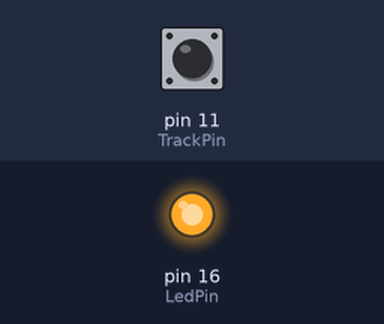
This program was run on a simulated Raspberry Pi (header pin numbers). On the bench: output pins drawn as LEDs (lit = HIGH). Inputs (shaded band) come from the test bench; at power-on: pin 11 (TrackPin) HIGH.

Above: at 1.2 s.
1.3 s: pin 11 (TrackPin) pulled LOW for 0.15 s
At 1.37 s:
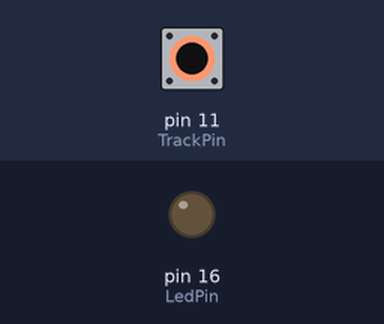
2.9 s: pin 11 (TrackPin) pulled LOW for 3.2 s
At 7.5 s:
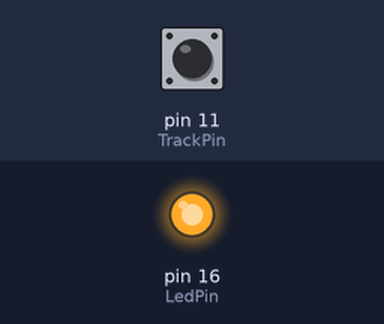
Timing chart, 0 to 9.0 s (numbered marks = the images above; inputs shaded):
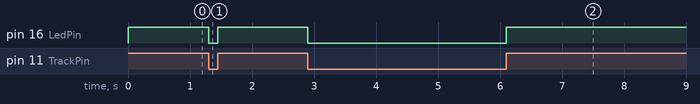

Measured:
- after the input at 1.3 s, pin 16 (LedPin): HIGH → LOW at once, → HIGH 0.15 s later
- after the input at 2.9 s, pin 16 (LedPin): HIGH → LOW at once, → HIGH 3.2 s later

The program:

trackingSensor.py
```python
#!/usr/bin/env python
import RPi.GPIO as GPIO

TrackPin = 11
LedPin   = 16

def setup():
	GPIO.setmode(GPIO.BOARD)       # Numbers GPIOs by physical location
	GPIO.setup(LedPin, GPIO.OUT)   # Set LedPin's mode is output
	GPIO.setup(TrackPin, GPIO.IN, pull_up_down=GPIO.PUD_UP)

def loop():
	while True:
		if GPIO.input(TrackPin) == GPIO.LOW:
			GPIO.output(LedPin, GPIO.LOW)  # led on
		else:
			GPIO.output(LedPin, GPIO.HIGH) # led off

def destroy():
	GPIO.output(LedPin, GPIO.HIGH)     # led off
	GPIO.cleanup()                     # Release resource

if __name__ == '__main__':     # Program start from here
	setup()
	try:
		loop()
	except KeyboardInterrupt:
		destroy()
```
